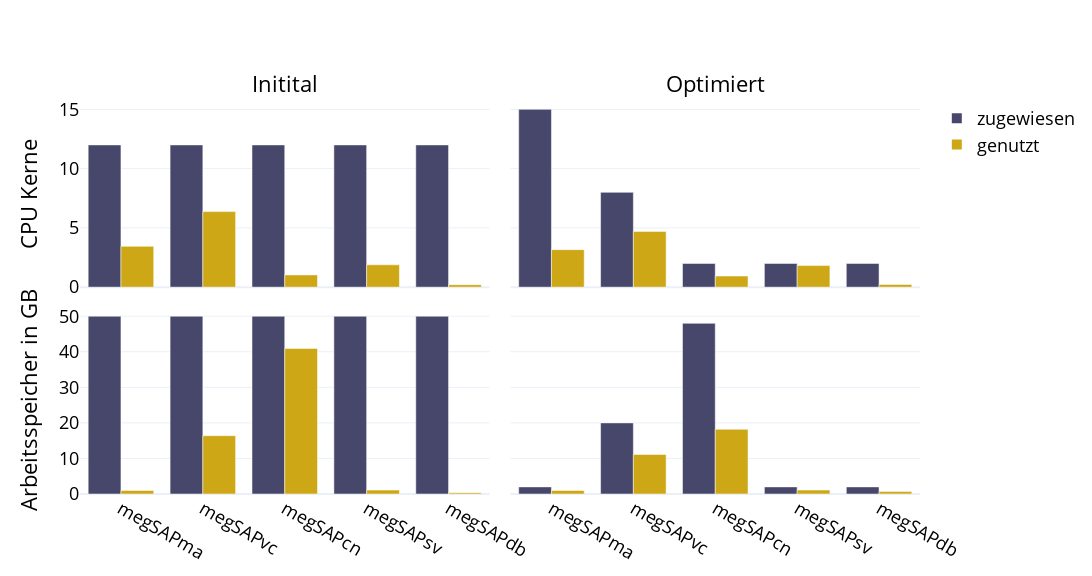

Source (notebook cell):
### Code cell
df_CPU_v03 = pd.DataFrame(
    {
        "step": ["megSAPma", "megSAPvc", "megSAPcn", "megSAPsv", "megSAPdb"],
        "allocated": [12, 12, 12, 12, 12],
        "used": [12 * 0.287, 12 * 0.531, 12 * 0.086, 12 * 0.157, 12 * 0.017],
        "time": [
            pd.Timedelta("2 hours 54 min"),
            pd.Timedelta("2 hours 54 min") + pd.Timedelta("2 hours 40 min"),
            pd.Timedelta("2 hours 54 min")
            + pd.Timedelta("2 hours 40 min")
            + pd.Timedelta("6 hours 11 min"),
            pd.Timedelta("2 hours 54 min")
            + pd.Timedelta("2 hours 40 min")
            + pd.Timedelta("6 hours 11 min")
            + pd.Timedelta("1 hours 3 min"),
            pd.Timedelta("2 hours 54 min")
            + pd.Timedelta("2 hours 40 min")
            + pd.Timedelta("6 hours 11 min")
            + pd.Timedelta("1 hours 3 min")
            + pd.Timedelta("3 min 51 s"),
        ],
    }
)

df_CPU_v04 = pd.DataFrame(
    {
        "step": ["megSAPma", "megSAPvc", "megSAPcn", "megSAPsv", "megSAPdb"],
        "allocated": [15, 8, 2, 2, 2],
        "used": [15 * 0.211, 8 * 0.588, 2 * 0.468, 2 * 0.91, 2 * 0.114],
        "time": [
            pd.Timedelta("2 hours 41 min"),
            pd.Timedelta("2 hours 41 min") + pd.Timedelta("2 hours 59 min"),
            pd.Timedelta("2 hours 41 min")
            + pd.Timedelta("2 hours 59 min")
            + pd.Timedelta("6 hours 23 min"),
            pd.Timedelta("2 hours 41 min")
            + pd.Timedelta("2 hours 59 min")
            + pd.Timedelta("6 hours 23 min")
            + pd.Timedelta("1 hours 28 min"),
            pd.Timedelta("2 hours 41 min")
            + pd.Timedelta("2 hours 59 min")
            + pd.Timedelta("6 hours 23 min")
            + pd.Timedelta("1 hours 28 min")
            + pd.Timedelta("3 min 26 s"),
        ],
    }
)

df_memory_v03 = pd.DataFrame(
    {
        "step": ["megSAPma", "megSAPvc", "megSAPcn", "megSAPsv", "megSAPdb"],
        "allocated": [50, 50, 50, 50, 50],
        "used": [50 * 0.02, 50 * 0.328, 50 * 0.819, 50 * 0.022, 50 * 0.007],
        "time": [
            pd.Timedelta("2 hours 54 min"),
            pd.Timedelta("2 hours 54 min") + pd.Timedelta("2 hours 40 min"),
            pd.Timedelta("2 hours 54 min")
            + pd.Timedelta("2 hours 40 min")
            + pd.Timedelta("6 hours 11 min"),
            pd.Timedelta("2 hours 54 min")
            + pd.Timedelta("2 hours 40 min")
            + pd.Timedelta("6 hours 11 min")
            + pd.Timedelta("1 hours 3 min"),
            pd.Timedelta("2 hours 54 min")
            + pd.Timedelta("2 hours 40 min")
            + pd.Timedelta("6 hours 11 min")
            + pd.Timedelta("1 hours 3 min")
            + pd.Timedelta("3 min 51 s"),
        ],
    }
)

df_memory_v04 = pd.DataFrame(
    {
        "step": ["megSAPma", "megSAPvc", "megSAPcn", "megSAPsv", "megSAPdb"],
        "allocated": [2, 20, 48, 2, 2],
        "used": [2 * 0.494, 20 * 0.556, 48 * 0.379, 2 * 0.555, 2 * 0.335],
        "time": [
            pd.Timedelta("2 hours 41 min"),
            pd.Timedelta("2 hours 41 min") + pd.Timedelta("2 hours 59 min"),
            pd.Timedelta("2 hours 41 min")
            + pd.Timedelta("2 hours 59 min")
            + pd.Timedelta("6 hours 23 min"),
            pd.Timedelta("2 hours 41 min")
            + pd.Timedelta("2 hours 59 min")
            + pd.Timedelta("6 hours 23 min")
            + pd.Timedelta("1 hours 28 min"),
            pd.Timedelta("2 hours 41 min")
            + pd.Timedelta("2 hours 59 min")
            + pd.Timedelta("6 hours 23 min")
            + pd.Timedelta("1 hours 28 min")
            + pd.Timedelta("3 min 26 s"),
        ],
    }
)

figure_optimization = make_subplots(
    rows=2,
    cols=2,
    shared_yaxes=True,
    subplot_titles=("Initital", "Optimiert"),
    horizontal_spacing=0.025,
    vertical_spacing=0.05,
)

figure_optimization.add_trace(
    go.Bar(
        x=df_CPU_v03["step"],
        y=df_CPU_v03["allocated"],
        name="zugewiesen",
        marker_color=BENE_COLORS[0],
    ),
    row=1,
    col=1,
)

figure_optimization.add_trace(
    go.Bar(
        x=df_CPU_v03["step"],
        y=df_CPU_v03["used"],
        name="genutzt",
        marker_color=BENE_COLORS[1],
    ),
    row=1,
    col=1,
)

figure_optimization.add_trace(
    go.Bar(
        x=df_CPU_v04["step"],
        y=df_CPU_v04["allocated"],
        name="zugewiesen",
        marker_color=BENE_COLORS[0],
        showlegend=False,
    ),
    row=1,
    col=2,
)

figure_optimization.add_trace(
    go.Bar(
        x=df_CPU_v04["step"],
        y=df_CPU_v04["used"],
        name="genutzt",
        marker_color=BENE_COLORS[1],
        showlegend=False,
    ),
    row=1,
    col=2,
)

figure_optimization.add_trace(
    go.Bar(
        x=df_memory_v03["step"],
        y=df_memory_v03["allocated"],
        name="zugewiesen",
        marker_color=BENE_COLORS[0],
        showlegend=False,
    ),
    row=2,
    col=1,
)

figure_optimization.add_trace(
    go.Bar(
        x=df_memory_v03["step"],
        y=df_memory_v03["used"],
        name="genutzt",
        marker_color=BENE_COLORS[1],
        showlegend=False,
    ),
    row=2,
    col=1,
)

figure_optimization.add_trace(
    go.Bar(
        x=df_memory_v04["step"],
        y=df_memory_v04["allocated"],
        name="zugewiesen",
        marker_color=BENE_COLORS[0],
        showlegend=False,
    ),
    row=2,
    col=2,
)

figure_optimization.add_trace(
    go.Bar(
        x=df_memory_v04["step"],
        y=df_memory_v04["used"],
        name="genutzt",
        marker_color=BENE_COLORS[1],
        showlegend=False,
    ),
    row=2,
    col=2,
)

figure_optimization.update_annotations(font_size=22)
figure_optimization.update_layout(
    dict(
        width=1152,
        height=576,
        legend_itemsizing="constant",
    )
)

figure_optimization.update_yaxes(title="CPU Kerne", row=1, col=1)
figure_optimization.update_yaxes(title="Arbeitsspeicher in GB", row=2, col=1)
figure_optimization.update_xaxes(showticklabels=False, row=1, col=1)
figure_optimization.update_xaxes(showticklabels=False, row=1, col=2)
figure_optimization.update_xaxes(automargin = True)
figure_optimization.write_image("figure_optimization.svg")
figure_optimization.show()

### Figure 1 — Plotly figure (JSON) as saved in the notebook; plotly's stock layout.template omitted (floating-point values rounded to 4 significant figures)
{"data": [{"marker": {"color": "#47476B"}, "name": "zugewiesen", "type": "bar", "x": ["megSAPma", "megSAPvc", "megSAPcn", "megSAPsv", "megSAPdb"], "xaxis": "x", "y": [12, 12, 12, 12, 12], "yaxis": "y"}, {"marker": {"color": "#CDA715"}, "name": "genutzt", "type": "bar", "x": ["megSAPma", "megSAPvc", "megSAPcn", "megSAPsv", "megSAPdb"], "xaxis": "x", "y": [3.444, 6.372, 1.032, 1.884, 0.204], "yaxis": "y"}, {"marker": {"color": "#47476B"}, "name": "zugewiesen", "showlegend": false, "type": "bar", "x": ["megSAPma", "megSAPvc", "megSAPcn", "megSAPsv", "megSAPdb"], "xaxis": "x2", "y": [15, 8, 2, 2, 2], "yaxis": "y2"}, {"marker": {"color": "#CDA715"}, "name": "genutzt", "showlegend": false, "type": "bar", "x": ["megSAPma", "megSAPvc", "megSAPcn", "megSAPsv", "megSAPdb"], "xaxis": "x2", "y": [3.165, 4.704, 0.936, 1.82, 0.228], "yaxis": "y2"}, {"marker": {"color": "#47476B"}, "name": "zugewiesen", "showlegend": false, "type": "bar", "x": ["megSAPma", "megSAPvc", "megSAPcn", "megSAPsv", "megSAPdb"], "xaxis": "x3", "y": [50, 50, 50, 50, 50], "yaxis": "y3"}, {"marker": {"color": "#CDA715"}, "name": "genutzt", "showlegend": false, "type": "bar", "x": ["megSAPma", "megSAPvc", "megSAPcn", "megSAPsv", "megSAPdb"], "xaxis": "x3", "y": [1, 16.4, 40.95, 1.1, 0.35], "yaxis": "y3"}, {"marker": {"color": "#47476B"}, "name": "zugewiesen", "showlegend": false, "type": "bar", "x": ["megSAPma", "megSAPvc", "megSAPcn", "megSAPsv", "megSAPdb"], "xaxis": "x4", "y": [2, 20, 48, 2, 2], "yaxis": "y4"}, {"marker": {"color": "#CDA715"}, "name": "genutzt", "showlegend": false, "type": "bar", "x": ["megSAPma", "megSAPvc", "megSAPcn", "megSAPsv", "megSAPdb"], "xaxis": "x4", "y": [0.988, 11.12, 18.19, 1.11, 0.67], "yaxis": "y4"}], "layout": {"annotations": [{"font": {"size": 22}, "showarrow": false, "text": "Initital", "x": 0.2437, "xanchor": "center", "xref": "paper", "y": 1, "yanchor": "bottom", "yref": "paper"}, {"font": {"size": 22}, "showarrow": false, "text": "Optimiert", "x": 0.7562, "xanchor": "center", "xref": "paper", "y": 1, "yanchor": "bottom", "yref": "paper"}], "height": 576, "legend": {"itemsizing": "constant"}, "width": 1152, "xaxis": {"anchor": "y", "automargin": true, "domain": [0, 0.4875], "showticklabels": false}, "xaxis2": {"anchor": "y2", "automargin": true, "domain": [0.5125, 1], "showticklabels": false}, "xaxis3": {"anchor": "y3", "automargin": true, "domain": [0, 0.4875]}, "xaxis4": {"anchor": "y4", "automargin": true, "domain": [0.5125, 1]}, "yaxis": {"anchor": "x", "domain": [0.525, 1], "title": {"text": "CPU Kerne"}}, "yaxis2": {"anchor": "x2", "domain": [0.525, 1], "matches": "y", "showticklabels": false}, "yaxis3": {"anchor": "x3", "domain": [0, 0.475], "title": {"text": "Arbeitsspeicher in GB"}}, "yaxis4": {"anchor": "x4", "domain": [0, 0.475], "matches": "y3", "showticklabels": false}}}
